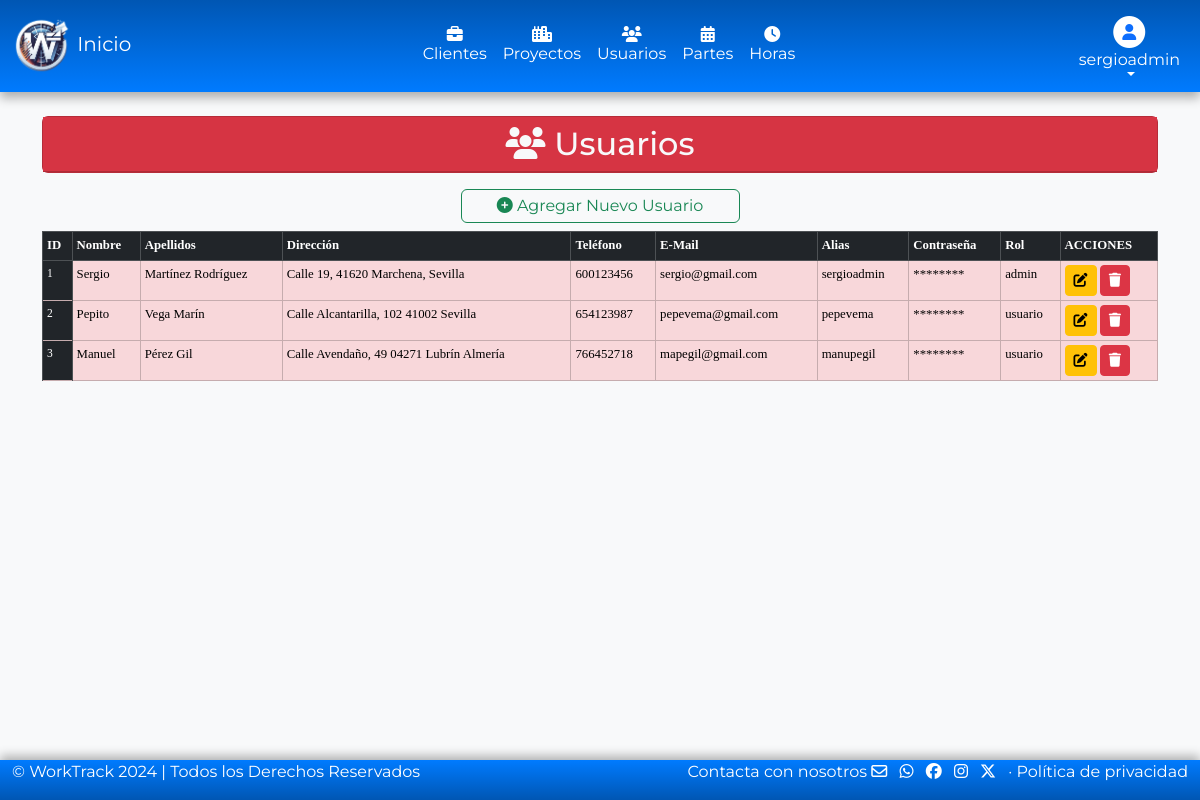
The app's page /models/usuarios/usuarios.php (signed in), older data.
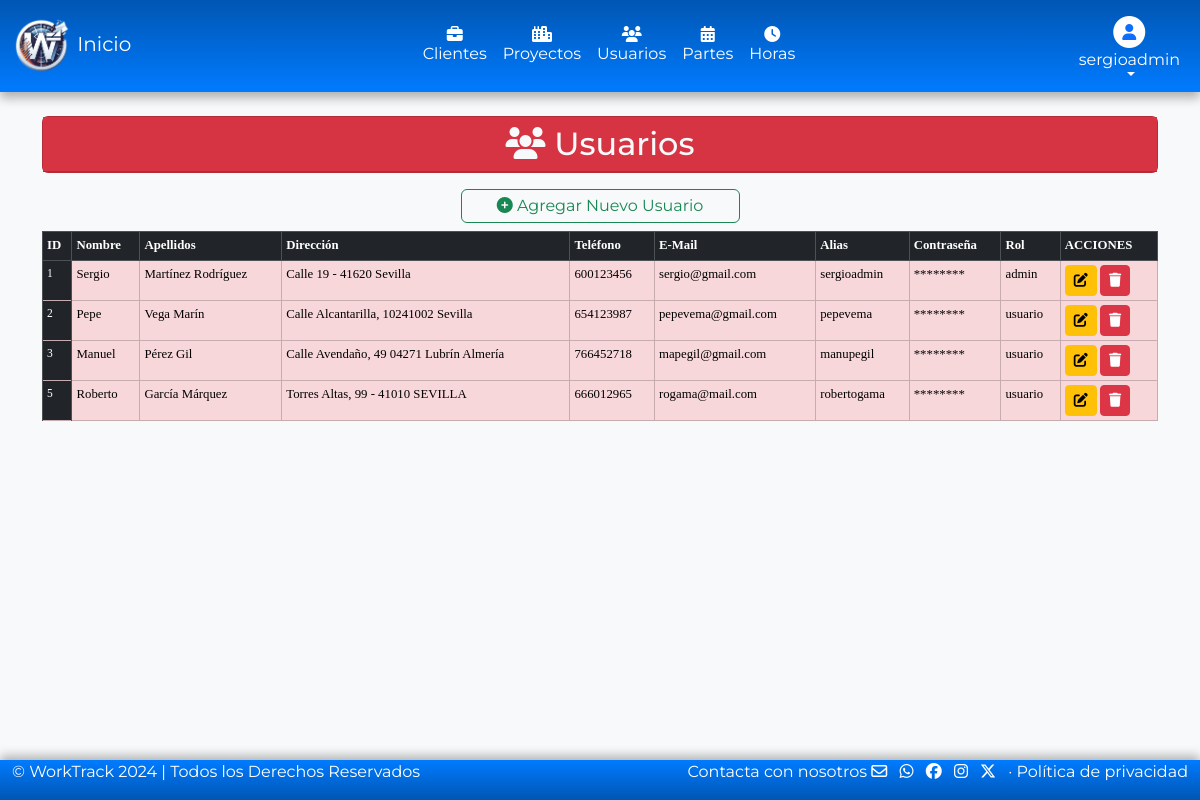
The same page, newer data.
### tables this page shows
CREATE TABLE `usuarios` (
  `idUsuario` int(11) NOT NULL,
  `usuario` varchar(50) NOT NULL,
  `password` varchar(100) NOT NULL,
  `nombre` varchar(50) DEFAULT NULL,
  `apellidos` varchar(100) DEFAULT NULL,
  `direccion` varchar(100) DEFAULT NULL,
  `telefono` varchar(9) DEFAULT NULL,
  `email` varchar(50) DEFAULT NULL,
  `idRol` int(5) NOT NULL
);

CREATE TABLE `rol` (
  `idRol` int(2) NOT NULL,
  `rol` varchar(50) DEFAULT NULL
);

### models/usuarios/usuarios.php (the view, shortened to what this page needs)
<?php
require '../../config/conexion.php';
if ($_SESSION['rol'] == 1) {
    $consultaUsuario = $conexionbd->prepare("SELECT usuarios.idUsuario, usuarios.nombre, usuarios.apellidos, usuarios.direccion, usuarios.telefono, usuarios.email, usuarios.usuario, usuarios.password, rol.rol AS rol
    FROM usuarios
    INNER JOIN rol ON usuarios.idRol = rol.idRol
");
$consultaUsuario->execute();
}
function ocultarPassword($password)
{
    return str_repeat('*', 8);
}
?>
<!DOCTYPE html>
<html lang="es">
<head>
    <link rel="stylesheet" href="../../assets/css/bootstrap.min.css">
    <link rel="stylesheet" href="../../assets/css/all.min.css">
</head>
<header>
    <?php
    if ($_SESSION['rol'] == 1) {
        require_once('../headerAdmin.php');
    } elseif ($_SESSION['rol'] == 2) {
        require_once('../headerUser.php');
    }
    ?>
</header>
<body>
    <div class="container py-4">
        <div class="card text-bg-danger mb-3">
            <span class="placeholder-wave col-12 placeholder-lg bg-danger">
                <h2 class="card-header text-center text-light"><i class="fa-solid fa-users"></i> Usuarios</h2>
            </span>
        </div>
        <div class="d-grid col-3 mx-auto">
            <?php if ($_SESSION['rol'] == 1) : ?>
                <a href="#" class="btn btn-outline-success p-1" data-bs-toggle="modal" data-bs-target="#nuevoUsuarioModal"><i class="fa-solid fa-circle-plus"></i> Agregar Nuevo Usuario</a>
            <?php else : ?>
                <button class='btn btn-outline-success p-1' onclick="alert('No tienes permisos, contacta con el administrador.'); return false;"><i class='fa-solid fa-circle-plus'></i> Agregar Nuevo Usuario</button>
            <?php endif; ?>
        </div>
        <div class="table-responsive-sm">
            <table class="table table-sm table-hover table-bordered mt-2" style="font-size: 0.8em;">
                <thead class="table-dark">
                    <tr>
                        <th>ID</th>
                        <th>Nombre</th>
                        <th>Apellidos</th>
                        <th>Dirección</th>
                        <th>Teléfono</th>
                        <th>E-Mail</th>
                        <th>Alias</th>
                        <th>Contraseña</th>
                        <th>Rol</th>
                        <th>ACCIONES</th>
                    </tr>
                </thead>
                <tbody class="table-danger">
                    <?php while ($registro = $consultaUsuario->fetch(PDO::FETCH_ASSOC)) : ?>
                        <tr>
                            <td class="table-dark" style="font-size: 0.9em;"><?= $registro['idUsuario'] ?></td>
                            <td><?= $registro['nombre'] ?></td>
                            <td><?= $registro['apellidos'] ?></td>
                            <td><?= $registro['direccion'] ?></td>
                            <td><?= $registro['telefono'] ?></td>
                            <td><?= $registro['email'] ?></td>
                            <td><?= $registro['usuario'] ?></td>
                            <td><?= ocultarPassword($registro['password']) ?></td>
                            <td><?= $registro['rol'] ?></td>
                            <td>
                                <?php if ($_SESSION['rol'] == 1) : ?>
                                    <a href="#" class="btn btn-sm btn-warning" data-bs-toggle="modal" data-bs-target="#editarUsuarioModal" data-bs-id="<?= $registro['idUsuario'] ?>"><i class="fa-solid fa-pen-to-square"></i></a>
                                    <a href="#" class="btn btn-sm btn-danger" data-bs-toggle="modal" data-bs-target="#eliminarUsuarioModal" data-bs-id="<?= $registro['idUsuario'] ?>"><i class="fa-solid fa-trash"></i></a>
                                <?php endif; ?>
                            </td>
                        </tr>
                    <?php endwhile; ?>
                </tbody>
            </table>
        </div>
    </div>
</body>
<footer>
    <?php
    require_once('../footer.php');
    ?>
</footer>
</html>

Row changes from the older to the newer data that the page shows:
changed usuarios "Sergio": direccion "Calle 19, 41620 Marchena, Sevilla" → "Calle 19 - 41620 Sevilla"
changed usuarios "Vega Marín": nombre "Pepito" → "Pepe"; direccion "Calle Alcantarilla, 102 41002 Sevilla" → "Calle Alcantarilla, 10241002 Sevilla"
added usuarios: idUsuario "5", nombre "Roberto", apellidos "García Márquez", direccion "Torres Altas, 99 - 41010 SEVILLA", telefono "666012965", email "rogama@mail.com", usuario "robertogama", password "********", idRol.rol "usuario"
